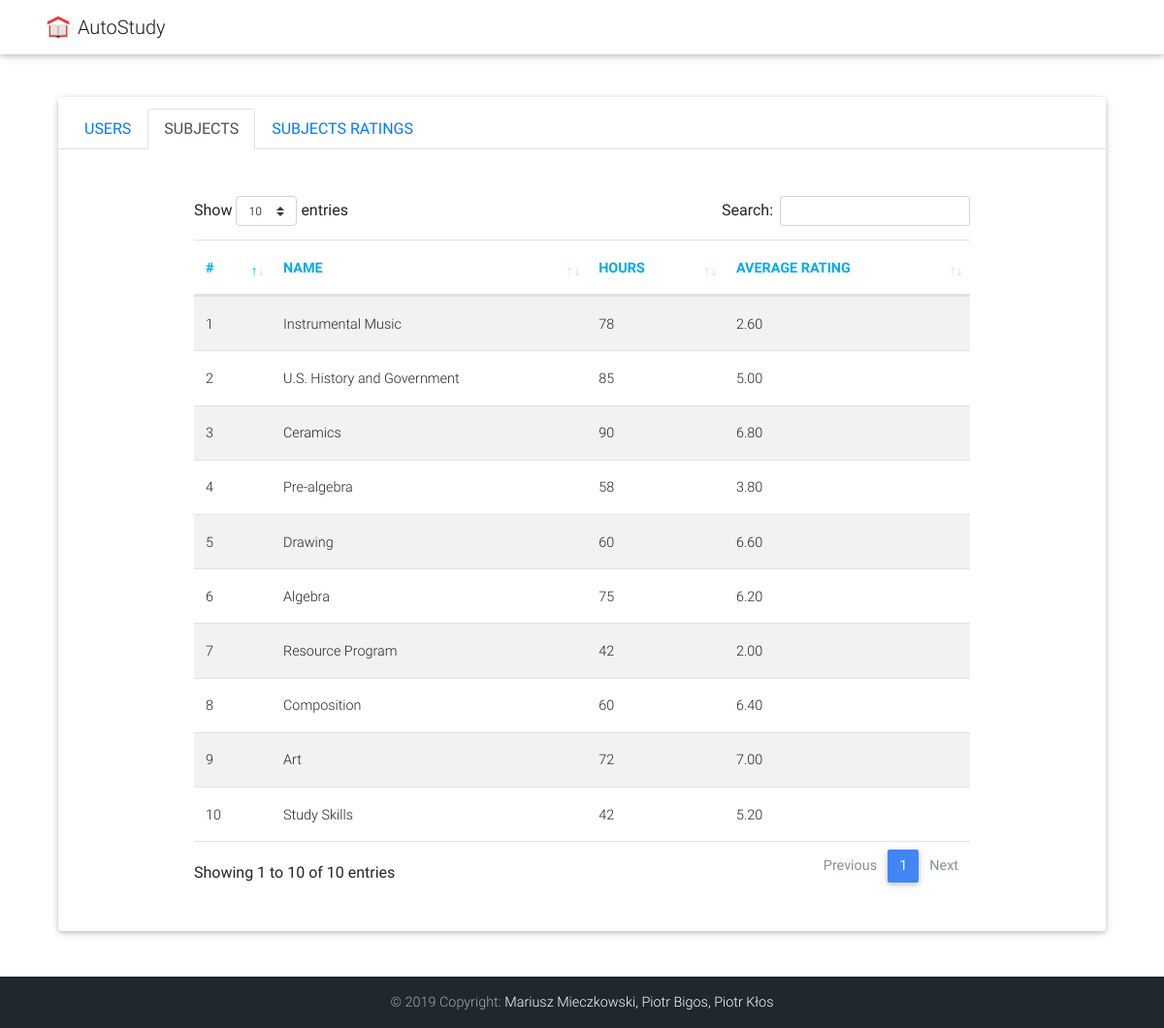
Page /schedule/subjects on the committed database.
### schedule/models.py (models this page shows, shortened)
class Subject(models.Model):
    id = models.UUIDField(primary_key=True, default=uuid.uuid4, help_text='Unique ID for a subject.')
    name = models.CharField(max_length=300)
    hours = models.IntegerField(default=0)
    average_rating = models.FloatField(default=0)

### schedule/views.py (the view)
# urls.py: path('subjects', views.admin_subjects, name='subjects'),
def admin_subjects(request):
    all_subjects = Subject.objects.all()
    all_ratings = SubjectRating.objects.all()
    all_users = User.objects.all()
    context = {
        'all_subjects': all_subjects,
        'all_ratings': all_ratings,
        'all_users': all_users
    }
    return render(request, 'subjects.html', context=context)

### templates/subjects.html (shortened to what this page needs)
{% extends "base_generic.html" %}
{% block content %}
    <div class="card p-3 my-5 bg-white rounded mx-auto">
        <div class="card-header bg-white">
            <ul class="nav nav-tabs card-header-tabs">
              <li class="nav-item">
                <a class="nav-link" href="{% url 'users' %}">USERS</a>
              </li>
              <li class="nav-item">
                <a class="nav-link active" href="{% url 'subjects' %}">SUBJECTS</a>
              </li>
              <li class="nav-item">
                <a class="nav-link" href="{% url 'subject_ratings' %}">SUBJECTS RATINGS</a>
              </li>
            </ul>
          </div>
          <div class="my-5 mx-auto" style="max-width: 800px; width: 90%;">
            <table id="tableUsers" class="table table-striped border-top border-bottom">
                <thead>
                    <tr>
                      <th scope="col" class="font-weight-bold">#</th>
                        <th scope="col" class="font-weight-bold">Name</th>
                        <th scope="col" class="font-weight-bold">Hours</th>
                        <th scope="col" class="font-weight-bold">Average rating</th>
                    </tr>
                </thead>
                <tbody>
                {% for subject in all_subjects %}
                    <tr>
                         <td>{{ forloop.counter }}</td>
                        <td><a href="{% url "show_subject" parameter=subject.name %}">{{ subject.name }}</a></td>
                        <td>{{ subject.hours }}</td>
                        <td>{{ subject.average_rating|floatformat:2 }}</td>
                    </tr>
                {% endfor %}
            </tbody>
            </table>
        </div>
    </div>
{% endblock %}

### static/css/style.css (style rules this page uses)
.card { max-width: 1100px; width: 90%; margin-bottom: 100px !important; padding: 0 !important; }
.card-header { text-align: center; }
table th { color: #00ABEB; text-transform: uppercase; }

### rows in the picture
Subject: name "Instrumental Music", hours "78", average_rating "2.60"
Subject: name "U.S. History and Government", hours "85", average_rating "5.00"
Subject: name "Ceramics", hours "90", average_rating "6.80"
Subject: name "Pre-algebra", hours "58", average_rating "3.80"
Subject: name "Drawing", hours "60", average_rating "6.60"
Subject: name "Algebra", hours "75", average_rating "6.20"
Subject: name "Resource Program", hours "42", average_rating "2.00"
Subject: name "Composition", hours "60", average_rating "6.40"
Subject: name "Art", hours "72", average_rating "7.00"
Subject: name "Study Skills", hours "42", average_rating "5.20"
